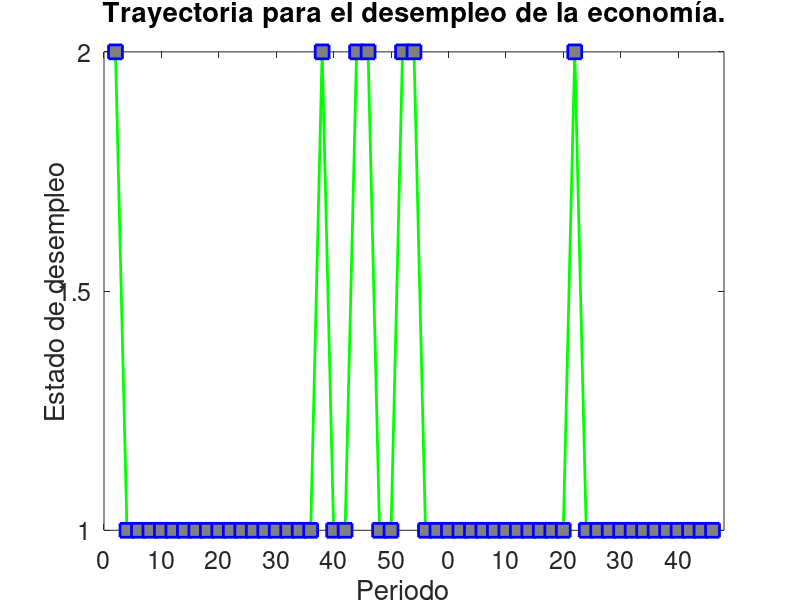

MATLAB code to generate this figure:
%% Pregunta 1

rng(73);  % Seed

% Generación de la serie

T = 53;
t = 1:T;
t = t';
estado_laboral = zeros(T,1);

estado = 2;
estado_laboral(1,1) = estado;


for i = 1:T-1  % iter T-1 veces
    if estado == 1
        simulacion = rand;
        if simulacion<=0.87
            estado = 1;
        else
            estado = 2;
        end
    else 
        simulacion = rand;
        if simulacion<=0.6
            estado = 1;
        else
            estado = 2;
        end
    end
    estado_laboral(i+1,1) = estado;
end


% Desplegar los 10 primeros estados y los 10 últimos estados (con ID)
display_serie = [t estado_laboral];
[display_serie(1:10,:); display_serie(length(display_serie)-9:end,:)]


%% Pregunta 2

% Gráfico de trayectoria

figure;
plot(display_serie(:,1),display_serie(:,2),'-gs',...
    'LineWidth',2,...
    'MarkerSize',10,...
    'MarkerEdgeColor','b',...
    'MarkerFaceColor',[0.5,0.5,0.5]...
    )
hold on;
xlim([0 54]);
yticks([1 1.5 2]);
title('Trayectoria para el desempleo de la economía.', 'FontSize', 22, 'Position',[54/2 2.05])
ylabel('Estado de desempleo', 'Position',[-3 1.5],'Fontsize',20)
xlabel('Periodo','Position',[26 0.9],'Fontsize',20)
xticklabel = get(gca,'XTickLabel');
set(gca,'XTickLabel',xticklabel,'fontsize',18)
xticks([0 5 10 15 20 25 30 35 40 45 50]);
hold off;
% Se corren 60.5 pixeles a la izquierda a mano en el código del svg


%% Pregunta 3

% Cálculo de porcentaje
sum(estado_laboral > 1)/length(estado_laboral)


